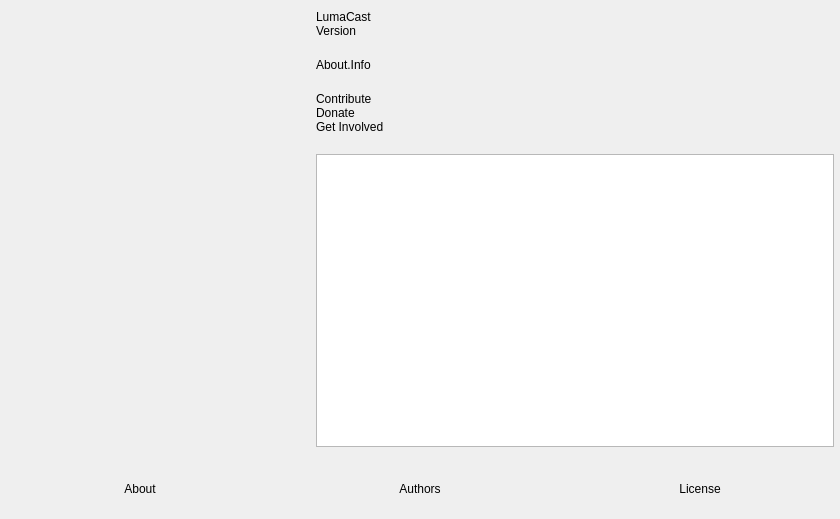
<?xml version="1.0" encoding="UTF-8"?>
<ui version="4.0">
 <class>OBSAbout</class>
 <widget class="QWidget" name="OBSAbout">
  <property name="geometry">
   <rect>
    <x>0</x>
    <y>0</y>
    <width>840</width>
    <height>519</height>
   </rect>
  </property>
  <property name="windowTitle">
   <string>About</string>
  </property>
  <layout class="QVBoxLayout" name="verticalLayout_2">
   <property name="leftMargin">
    <number>0</number>
   </property>
   <property name="topMargin">
    <number>0</number>
   </property>
   <property name="rightMargin">
    <number>0</number>
   </property>
   <property name="bottomMargin">
    <number>0</number>
   </property>
   <item>
    <layout class="QHBoxLayout" name="horizontalLayout_2">
     <property name="spacing">
      <number>30</number>
     </property>
     <property name="leftMargin">
      <number>30</number>
     </property>
     <property name="topMargin">
      <number>10</number>
     </property>
     <property name="rightMargin">
      <number>6</number>
     </property>
     <property name="bottomMargin">
      <number>6</number>
     </property>
     <item>
      <widget class="QLabel" name="icon">
       <property name="minimumSize">
        <size>
         <width>256</width>
         <height>256</height>
        </size>
       </property>
       <property name="maximumSize">
        <size>
         <width>256</width>
         <height>256</height>
        </size>
       </property>
       <property name="text">
        <string/>
       </property>
       <property name="pixmap">
        <pixmap>:res/images/lumacast.png</pixmap>
       </property>
       <property name="scaledContents">
        <bool>true</bool>
       </property>
      </widget>
     </item>
     <item>
      <layout class="QVBoxLayout" name="verticalLayout">
       <property name="spacing">
        <number>0</number>
       </property>
       <item>
        <widget class="QLabel" name="name">
         <property name="text">
          <string notr="true">LumaCast</string>
         </property>
        </widget>
       </item>
       <item>
        <widget class="QLabel" name="version">
         <property name="text">
          <string notr="true">Version</string>
         </property>
        </widget>
       </item>
       <item>
        <spacer name="verticalSpacer_2">
         <property name="orientation">
          <enum>Qt::Orientation::Vertical</enum>
         </property>
         <property name="sizeType">
          <enum>QSizePolicy::Policy::Fixed</enum>
         </property>
         <property name="sizeHint" stdset="0">
          <size>
           <width>20</width>
           <height>20</height>
          </size>
         </property>
        </spacer>
       </item>
       <item>
        <widget class="QLabel" name="info">
         <property name="text">
          <string>About.Info</string>
         </property>
         <property name="wordWrap">
          <bool>true</bool>
         </property>
        </widget>
       </item>
       <item>
        <spacer name="verticalSpacer_3">
         <property name="orientation">
          <enum>Qt::Orientation::Vertical</enum>
         </property>
         <property name="sizeType">
          <enum>QSizePolicy::Policy::Fixed</enum>
         </property>
         <property name="sizeHint" stdset="0">
          <size>
           <width>20</width>
           <height>20</height>
          </size>
         </property>
        </spacer>
       </item>
       <item>
        <widget class="QLabel" name="contribute">
         <property name="text">
          <string notr="true">Contribute</string>
         </property>
         <property name="wordWrap">
          <bool>true</bool>
         </property>
        </widget>
       </item>
       <item>
        <widget class="QLabel" name="donate">
         <property name="text">
          <string notr="true">Donate</string>
         </property>
        </widget>
       </item>
       <item>
        <widget class="QLabel" name="getInvolved">
         <property name="text">
          <string notr="true">Get Involved</string>
         </property>
        </widget>
       </item>
       <item>
        <spacer name="verticalSpacer">
         <property name="orientation">
          <enum>Qt::Orientation::Vertical</enum>
         </property>
         <property name="sizeType">
          <enum>QSizePolicy::Policy::Fixed</enum>
         </property>
         <property name="sizeHint" stdset="0">
          <size>
           <width>20</width>
           <height>20</height>
          </size>
         </property>
        </spacer>
       </item>
       <item>
        <widget class="QTextBrowser" name="textBrowser">
         <property name="openExternalLinks">
          <bool>true</bool>
         </property>
        </widget>
       </item>
      </layout>
     </item>
    </layout>
   </item>
   <item>
    <widget class="QFrame" name="widget">
     <property name="minimumSize">
      <size>
       <width>0</width>
       <height>60</height>
      </size>
     </property>
     <layout class="QHBoxLayout" name="horizontalLayout">
      <property name="spacing">
       <number>0</number>
      </property>
      <property name="leftMargin">
       <number>0</number>
      </property>
      <property name="topMargin">
       <number>0</number>
      </property>
      <property name="rightMargin">
       <number>0</number>
      </property>
      <property name="bottomMargin">
       <number>0</number>
      </property>
      <item>
       <widget class="ClickableLabel" name="about">
        <property name="text">
         <string>About</string>
        </property>
        <property name="alignment">
         <set>Qt::AlignmentFlag::AlignCenter</set>
        </property>
       </widget>
      </item>
      <item>
       <widget class="ClickableLabel" name="authors">
        <property name="text">
         <string>Authors</string>
        </property>
        <property name="alignment">
         <set>Qt::AlignmentFlag::AlignCenter</set>
        </property>
       </widget>
      </item>
      <item>
       <widget class="ClickableLabel" name="license">
        <property name="text">
         <string>License</string>
        </property>
        <property name="alignment">
         <set>Qt::AlignmentFlag::AlignCenter</set>
        </property>
       </widget>
      </item>
     </layout>
    </widget>
   </item>
  </layout>
 </widget>
 <customwidgets>
  <customwidget>
   <class>ClickableLabel</class>
   <extends>QLabel</extends>
   <header>components/ClickableLabel.hpp</header>
  </customwidget>
 </customwidgets>
 <resources/>
 <connections/>
</ui>
